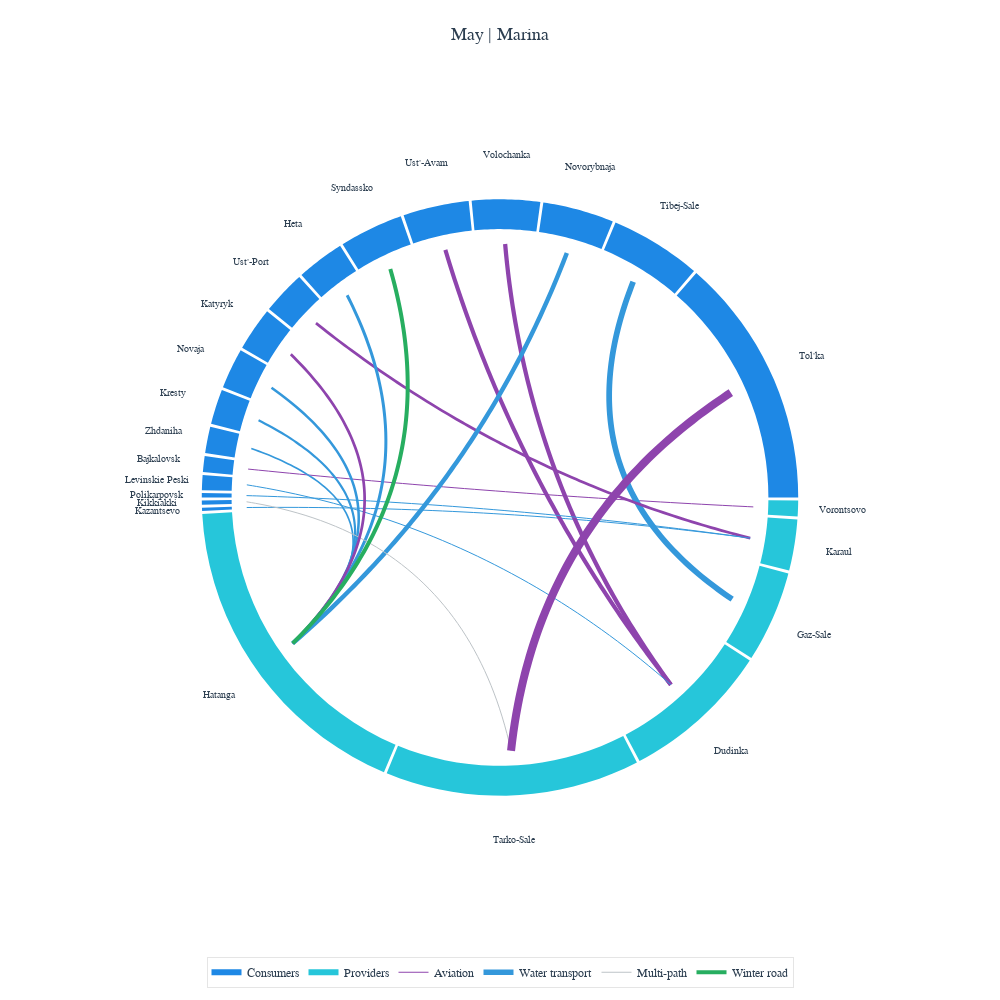

The cell this chart's notebook holds for it:
### Markdown cell above
## 5. Circular flow chart

### Code cell
month_n = 5
# for service in service_list:
for service in ["marina"]:
    # graphs = all_results[SETTL_NAME][service]["stats"].graphs[month_start:end_month]
    graphs = all_results["yanao_kras"][service]["stats"].graphs[month_n : month_n + 1]
    for i, g in enumerate(graphs):
        fig = plot_circular_network_sankey_style(
            g,
            service_name=service,
            month_name=month_order[month_start + i],
        )
        fig.show()
